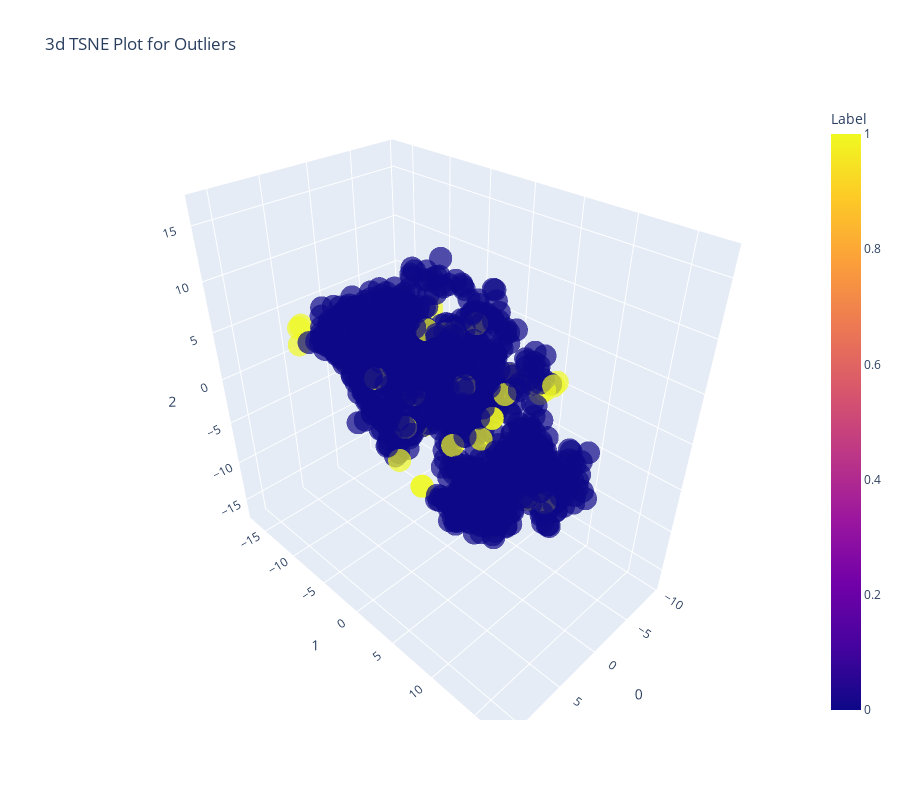

The cell this chart's notebook holds for it:
### Markdown cell above
### K Nearest Neighbor

### Code cell
# instantiating KNN model
knn = create_model("knn")

# plotting the data using KNN 
plot_model(knn)

### Figure 1 — Plotly figure (JSON) as saved in the notebook; plotly's stock layout.template omitted (floating-point values rounded to 4 significant figures; data arrays with more than 128 entries replaced by an {"elided": "..."} marker saying what was removed)
{"data": [{"customdata": {"elided": "1000x1 float values"}, "hoverlabel": {"namelength": 0}, "hovertemplate": "0=%{x}<br>1=%{y}<br>2=%{z}<br>Feature=%{customdata[0]}<br>Label=%{marker.color}", "legendgroup": "", "marker": {"color": {"elided": "1000 int values"}, "coloraxis": "coloraxis", "opacity": 0.7, "symbol": "circle"}, "mode": "markers", "name": "", "scene": "scene", "showlegend": false, "type": "scatter3d", "x": {"elided": "1000 float values"}, "y": {"elided": "1000 float values"}, "z": {"elided": "1000 float values"}}], "layout": {"coloraxis": {"colorbar": {"title": {"text": "Label"}}, "colorscale": [[0, "#0d0887"], [0.1111, "#46039f"], [0.2222, "#7201a8"], [0.3333, "#9c179e"], [0.4444, "#bd3786"], [0.5556, "#d8576b"], [0.6667, "#ed7953"], [0.7778, "#fb9f3a"], [0.8889, "#fdca26"], [1, "#f0f921"]]}, "height": 800, "legend": {"tracegroupgap": 0}, "scene": {"domain": {"x": [0, 1], "y": [0, 1]}, "xaxis": {"title": {"text": "0"}}, "yaxis": {"title": {"text": "1"}}, "zaxis": {"title": {"text": "2"}}}, "title": {"text": "3d TSNE Plot for Outliers"}, "width": 900}}
